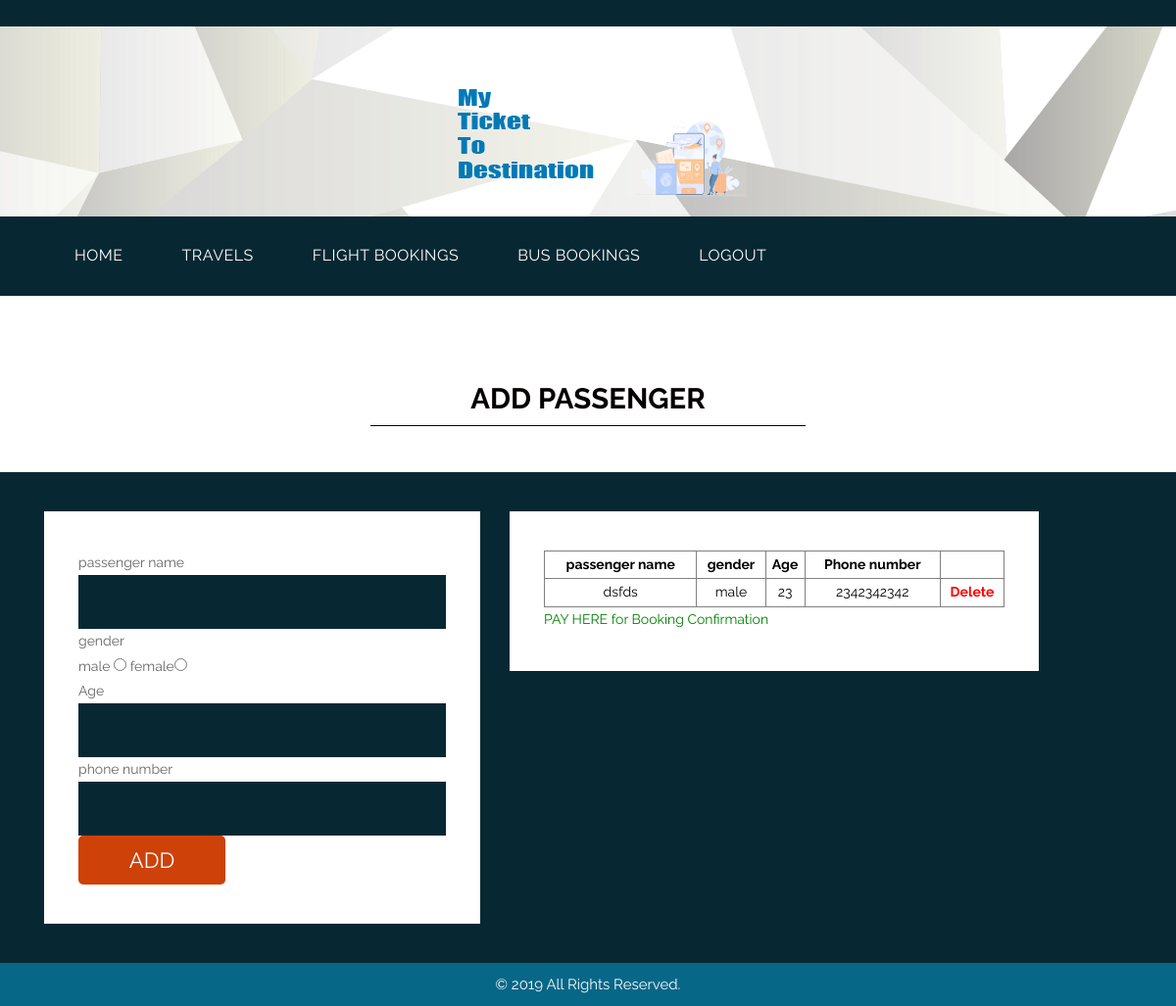
The app's page /buspassenger.php?bkid=1 with its own data.
### tables this page shows
CREATE TABLE `tbl_buspassenger` (
  `bpid` int(11) NOT NULL AUTO_INCREMENT,
  `bkid` int(11) NOT NULL,
  `pname` varchar(20) NOT NULL,
  `gender` varchar(20) NOT NULL,
  `age` int(11) NOT NULL,
  `phno` varchar(20) NOT NULL,
  `amt` int(11) DEFAULT NULL,
  PRIMARY KEY (`bpid`)
);

### DatabaseCon.php (called while the page is built, shortened)
<?php
class DatabaseCon {
private $dbhost = 'localhost:3306';
private $dbuser = 'root';
private $dbpass = '';
private $conn;
   function __construct()
   		 {
      		$this->conn = mysql_connect($this->dbhost, $this->dbuser, $this->dbpass);
        }
   function selectData($str)
   {
   $retval=mysql_query($str,$this->conn);
   return $retval;
   }
}
?>

### buspassenger.php (the view, shortened to what this page needs)
<!DOCTYPE html>
<html lang="en">
<head>
<link rel="stylesheet" type="text/css" href="css/bootstrap.min.css">
<link rel="stylesheet" type="text/css" href="css/style.css">
<link rel="stylesheet" href="css/responsive.css">
<link rel="stylesheet" href="css/jquery.mCustomScrollbar.min.css">
<link rel="stylesheet" href="https://netdna.bootstrapcdn.com/font-awesome/4.0.3/css/font-awesome.css">
<link rel="stylesheet" href="css/owl.carousel.min.css">
<link rel="stylesheet" href="css/owl.theme.default.min.css">
<link rel="stylesheet" href="https://cdnjs.cloudflare.com/ajax/libs/fancybox/2.1.5/jquery.fancybox.min.css" media="screen">
</head>
<body>
	<div class="header_main">
		<div class="container">
			<div class="logo"><a href="#"><img src="images/logo1.png"></a></div>
		</div>
	</div>
	<div class="header">
		<div class="container">
            <div class="col-sm-12">
                 <div class="menu-area">
                    <nav class="navbar navbar-expand-lg ">
                        <div class="collapse navbar-collapse" id="navbarSupportedContent">
                            <ul class="navbar-nav mr-auto">
                        <li class="nav-item active">
                                <a class="nav-link" href="custhome.php">HOME<span class="sr-only">(current)</span></a> </li>
								<li class="nav-item">
                                <a class="nav-link" href="uviewcom.php">TRAVELS</a></li>
<li class="nav-item">
                                <a class="nav-link" href="vfbook.php">FLIGHT BOOKINGS</a></li>
<li class="nav-item">
                                <a class="nav-link" href="vbbook.php">BUS BOOKINGS</a></li>
                                <li class="#" href="#">
      	                        <a class="nav-link" href="index.html">LOGOUT</a></li>
</ul>
                        </div>
                    </nav>
                </div>
            </div>
        </div>
    </div>
    <div class="contact_main">
    <div class="touch_section">
        <div class="container">
            <h1 class="touch_text">ADD PASSENGER</h1>
        </div>
    </div>
     <div class="lets_touch_main">
        <div class="container">
            <div class="row">
                <div class="col-md-5">
                    <div class="input_main">
                       <div class="container">
<?php include('DatabaseCon.php');
	$db=new DatabaseCon();
	$bkid=$_GET['bkid'];
	$bid=$_GET['bid'];
	$s="select * from tbl_buspassenger where bkid=".$bkid;
	?>
<form action='addpassaction.php'method="get">
<tr> <th>passenger name</th> <td> <input type="text" name="pn" required class="email-bt" > </td> </tr>
<tr> <th>gender<br/></th><td>male <input type="radio" name="gen" value="male" required> female<input type="radio" name="gen" value="female"> </td> </tr>
<tr> <th><BR/>Age</th> <td><input type="number" min="0" max="112" name="age" required class="email-bt"></td> </tr>
<tr> <th>phone number</th> <td><input type="text" name="ph" maxlength="10"required class="email-bt"></td> </tr>
<tr><th></th><td><input type="submit" value="ADD" style="background: #ce4109;
    border: none;
    color: #fff;
    width: 150px;
    height: 50px;
    border-radius: 5px;
    font-size: 22px;"></td></tr>
</form>        </div>
                </div>
				</DIV>
                <div class="col-md-6">
                    <div class="row">
                        <div class="col-md-12">
                        <div class="input_main">
                       <div class="container">
						<table border="1" style="width:100%;text-align:center;color:black">
<tr>
<th>passenger name</th>
<th>gender</th>
<th>Age</th>
<th>Phone number</th>
</tr>
<?php
	$rs=$db->selectData($s);
	while($row=mysql_fetch_array($rs)){
		?>
		<tr>
		<td><?php echo $row['pname']; ?> </td>
		<td><?php echo $row['gender'];?> </td>
		<td><?php echo $row['age']; ?> </td>
		<td><?php echo $row['phno']; $bpid=$row['bpid']; ?> </td>
		<th> <a href="deleteflpass.php?bpid=<?php echo $row['bpid'] ?>&zid=<?php echo $row['bkid'] ?>&mod=bpa&bid=<?php echo $bid; ?>" style="color:red">Delete</a></th>
			</tr>
	<?php } ?>
</table> <a href="<?php if(isset($bpid)){
		echo "buspaycalaction.php?bkid=".$bkid."&bid=".$bid; } else {
		echo "#";}?>" style="color:green">PAY HERE for Booking Confirmation</a> </div>
                    </div>
                        </div>
                    </div>
                </div>
            </div>
        </div>
    </div>
  <div class="copyright">
        <div class="container">
            <div class="row">
                <div class="col-sm-12">
                   <p class="copyright_text">© 2019 All Rights Reserved.</p>
                </div>
            </div>
        </div>
    </div>
</body>
</html>

### css/style.css (style rules this page uses)
* { box-sizing: border-box !important; transition: ease all 0.5s; }
html { scroll-behavior: smooth; }
body { color: #666666; font-size: 14px; font-family: 'Raleway', sans-serif;; line-height: 1.80857; font-weight: normal; overflow-x: hidden; }
a { color: #1f1f1f; text-decoration: none !important; outline: none !important; -webkit-transition: all .3s ease-in-out; -moz-transition: all .3s ease-in-out; -ms-transition: all .3s ease-in-out; -o-transition: all .3s ease-in-out; transition: all .3s ease-in-out; }
h1, h2, h3, h4, h5, h6 { letter-spacing: 0; font-weight: normal; position: relative; padding: 0 0 10px 0; font-weight: normal; line-height: normal; color: #111111; margin: 0 }
h1 { font-size: 24px }
*, *::after, *::before { -webkit-box-sizing: border-box; -moz-box-sizing: border-box; box-sizing: border-box; }
ul, li, ol { margin: 0px; padding: 0px; list-style: none; }
p { margin: 20px; font-weight: 400; font-size: 15px; line-height: 24px; }
a { color: #ffffff; text-decoration: none; outline: none !important; }
.header_main { width: 100%; float: left; background-image: url(../images/header.png); height: auto; padding-top: 20px; padding-bottom: 40px; }
.logo { width: 100%; float: left; text-align: center; margin-top: 55px; }
.header { width: 100%; width: 100%; float: left; background-color: #072833; padding-bottom: 10px; padding-top: 10px; }
.header_main { width: 100%; float: left; background-image: url(../images/header.png); height: auto; padding-bottom: 20px; }
.navbar-expand-lg .navbar-nav .nav-link { padding-right: 60px; padding-left: 0; color: #fff; font-size: 16px; letter-spacing: 0.5px; }
.navbar-nav.mr-auto { width: 100%; margin: 0; display: block; }
.navbar-nav.mr-auto li { float: left; }
.touch_section { width: 100%; padding-top: 57px; margin-bottom: 47px; display: inline-block !important; }
.touch_text { width: 27%; margin: 0 auto; text-align: center; border-bottom: 1px solid #000; color: #050000; font-size: 22pt; font-weight: bold; }
.lets_touch_main { width: 100%; float: left; background-color: #072833; padding-top: 40px; padding-bottom: 40PX; }
.input_main { width: 100%; float: left; background-color: #ffffff; padding: 40px 20px; }
.contact_main { width: 100%; float: left; background-color: #ffffff; padding-top: 40px; }
.copyright { width: 100%; float: left; background-color: #076787; padding-top: 10px; padding-bottom: 10px; }
.copyright_text { width: 100%; float: left; color: #fbfdfd; text-align: center; margin: 0px; }
.email-bt { background: #072833; border: none; color: #fff; width: 100%; height: 55px; font-size: 22px; padding: 20px; }
.contact_main { width: 100%; float: left; padding-top: 30px; }

### css/responsive.css (style rules this page uses)
.touch_text { width: 40%; }

### records on screen
tbl_buspassenger: pname "dsfds", gender "male", age "23", phno "2342342342"
